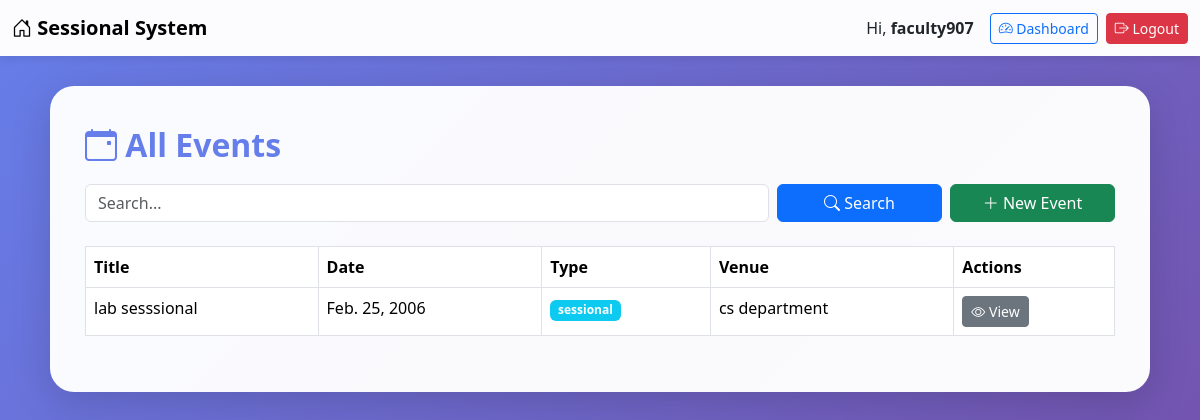
/events/ (signed in), run on the app's committed database.
### core/models.py (models this page shows, shortened)
class User(AbstractUser):
    ROLE_CHOICES = (
        ('admin', 'Admin'),
        ('faculty', 'Faculty'),
        ('student', 'Student'),
    )
    role = models.CharField(max_length=10, choices=ROLE_CHOICES, default='student')
    phone = models.CharField(max_length=15, blank=True, null=True)
    enrollment_no = models.CharField(max_length=20, blank=True, null=True)
    department = models.CharField(max_length=100, blank=True, null=True)

class Event(models.Model):
    EVENT_TYPE_CHOICES = (
        ('sessional', 'Sessional Exam'),
        ('assignment', 'Assignment'),
        ('project', 'Project'),
        ('quiz', 'Quiz'),
        ('workshop', 'Workshop'),
    )
    title = models.CharField(max_length=200)
    event_type = models.CharField(max_length=20, choices=EVENT_TYPE_CHOICES, default='sessional')
    date = models.DateField()
    time = models.TimeField(blank=True, null=True)
    venue = models.CharField(max_length=200, blank=True)
    description = models.TextField()
    max_marks = models.IntegerField(default=100)
    created_by = models.ForeignKey(User, on_delete=models.CASCADE, related_name='created_events')
    assigned_students = models.ManyToManyField(
        User,
        related_name='assigned_events',
        blank=True,
        limit_choices_to={'role': 'student'}
    )
    created_at = models.DateTimeField(auto_now_add=True)
    updated_at = models.DateTimeField(auto_now=True)
    class Meta:
        ordering = ['-date']

### core/views.py (the view)
# urls.py: path('events/', views.event_list, name='event_list'),
@login_required
def event_list(request):
    events = Event.objects.all()
    search_form = SearchForm(request.GET)
    if search_form.is_valid():
        query = search_form.cleaned_data.get('query')
        if query:
            events = events.filter(
                Q(title__icontains=query) |
                Q(description__icontains=query) |
                Q(venue__icontains=query)
            )
    return render(request, 'event_list.html', {'events': events, 'search_form': search_form})

### core/forms.py
class SearchForm(forms.Form):
    query = forms.CharField(max_length=100, required=False, widget=forms.TextInput(attrs={'class': 'form-control', 'placeholder': 'Search...'}))

### core/templates/event_list.html (shortened to what this page needs)
<!DOCTYPE html>
<html lang="en">
<head>
  <link href="https://cdn.jsdelivr.net/npm/bootstrap@5.3.2/dist/css/bootstrap.min.css" rel="stylesheet">
  <link href="https://cdnjs.cloudflare.com/ajax/libs/bootstrap-icons/1.10.5/font/bootstrap-icons.min.css" rel="stylesheet">
</head>
<body>
  <nav class="navbar navbar-expand-lg navbar-light">
    <div class="container-fluid">
      <a class="navbar-brand fw-bold" href="{% url 'home' %}">
        <i class="bi bi-house-door"></i> Sessional System
      </a>
      <div class="d-flex align-items-center">
        <span class="me-3">Hi, <strong>{{ user.username }}</strong></span>
        <a href="{% url 'dashboard' %}" class="btn btn-outline-primary btn-sm me-2">
          <i class="bi bi-speedometer2"></i> Dashboard
        </a>
        <a href="{% url 'logout' %}" class="btn btn-danger btn-sm">
          <i class="bi bi-box-arrow-right"></i> Logout
        </a>
      </div>
    </div>
  </nav>
  <div class="container-box">
    <h2><i class="bi bi-calendar-event"></i> All Events</h2>
    <form method="get" class="mb-4">
      <div class="row g-2">
        <div class="col-md-8">
          {{ search_form.query }}
        </div>
        <div class="col-md-2">
          <button type="submit" class="btn btn-primary w-100">
            <i class="bi bi-search"></i> Search
          </button>
        </div>
        <div class="col-md-2">
          {% if user.role == 'faculty' or user.role == 'admin' %}
            <a href="{% url 'event_create' %}" class="btn btn-success w-100">
              <i class="bi bi-plus-lg"></i> New Event
            </a>
          {% endif %}
        </div>
      </div>
    </form>
    <div style="overflow-x: auto;">
      <table class="table table-hover table-bordered">
        <thead>
          <tr>
            <th>Title</th>
            <th>Date</th>
            <th>Type</th>
            <th>Venue</th>
            <th>Actions</th>
          </tr>
        </thead>
        <tbody>
          {% for event in events %}
            <tr>
              <td>{{ event.title }}</td>
              <td>{{ event.date }}</td>
              <td><span class="badge bg-info">{{ event.event_type }}</span></td>
              <td>{{ event.venue }}</td>
              <td>
                <a href="{% url 'event_detail' event.pk %}" class="btn btn-sm btn-secondary">
                  <i class="bi bi-eye"></i> View
                </a>
              </td>
            </tr>
          {% empty %}
            <tr>
              <td colspan="5" class="text-center">No events found.</td>
            </tr>
          {% endfor %}
        </tbody>
      </table>
    </div>
  </div>
</body>
</html>

### core/templates/event_list.html (style rules this page uses)
body { background: linear-gradient(135deg, #667eea 0%, #764ba2 100%); min-height: 100vh; }
.navbar { background: rgba(255,255,255,0.98); box-shadow: 0 2px 10px rgba(0,0,0,0.1); }
.container-box { background: rgba(255,255,255,0.97); border-radius: 24px; box-shadow: 0 10px 40px rgba(0,0,0,0.15); padding: 40px 35px; margin: 30px auto; max-width: 1100px; }
.table { background: #fff; border-radius: 12px; }
.table thead { background: linear-gradient(135deg, #667eea 0%, #764ba2 100%); color: #fff; }
h2 { color: #667eea; font-weight: 700; margin-bottom: 20px; }

### data on the page
User: username "faculty907"
Event: title "lab sesssional", date "Feb. 25, 2006", event_type "sessional", venue "cs department"
